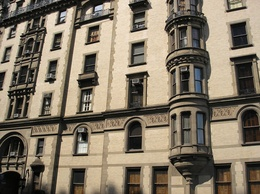
%> input picture a2/building.jpg, 260 x 194 px, shrunk from 1024 x 766 before the run
$ octave q1_c.m   (GNU Octave 9; MATLAB toolbox functions it lacks are replaced by stand-ins)
%> lines starting %> are read from the running program, lines starting %| are printed output that depends on the picture
### a2/NMS.m
function  [rows, cols] = NMS(img, radius, threshold)

% q1 b: non_maximal supression
% Build a circular domain with radius
length = radius*2+1;
[x,y] = meshgrid(1:length,1:length);
center = [mean(x(:)) mean(y(:))];
distance = sqrt(((x-center(1)).^2+(y-center(2)).^2));
domain = double(distance <= radius);

% apply non_maximal supression and threshold to reliability ratios. plot
% out the remaining interest points
order = sum(domain(:));
imgfilt = ordfilt2(img, order, domain);
[rows, cols]  = find((double(imgfilt == img) & double(img > threshold)));

### a2/q1_c.m
%q1_c: detect scale invariant interest points
image = imread('building.jpg');
%> image is the input picture: size 194x260x3 uint8; mean R, G, B 130.4, 119.3, 101.7
q1c = figure; imagesc(image); truesize(q1c);
img = mean(double(image), 3);
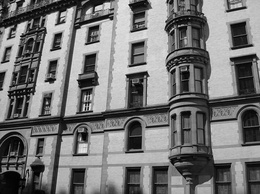
%> img: size 194x260 double; min 0, max 239.7, mean 117.1

% perform base-level smoothing to supress noise
clear responseLoG;
k = 1.1;
sigma = 2.0;
s = k.^(1:30).*(sigma^2);
responseLoG = zeros(size(img,1),size(img,2),size(s, 2));

% Filter over a set of scales
for si = 1:size(s, 2)
    sL = floor(s(si));
    hs= floor(sL*3);
    HL = fspecial('log',[hs hs],sL);
    imgFiltL = conv2(img, HL, 'same');
    %Compute the LoG
    responseLoG(:,:,si)  = abs((sL^2)*imgFiltL);
end
%> this loop made 30 passes
%> pass 1, `imgFiltL = conv2(img, HL, 'same');`:
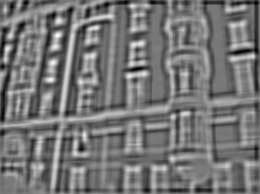
%> imgFiltL: size 194x260 double; min -3.51, max 3.93, mean -0.0763; drawn with min black and max white
%> pass 3, `imgFiltL = conv2(img, HL, 'same');`:
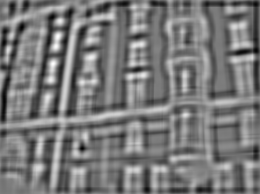
%> imgFiltL: size 194x260 double; min -2.4, max 2.51, mean -0.062; drawn with min black and max white

% get max value at each pixel, and its scale
[Mlog, Ilog] = max(responseLoG, [], 3);
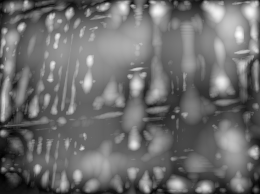
%> Mlog: size 194x260 double; min 4.74, max 68.72, mean 32.4; drawn with min black and max white
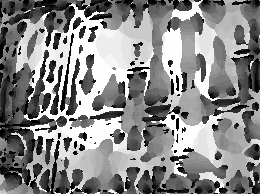
%> Ilog: size 194x260 double; min 1, max 30, mean 16.6; drawn with min black and max white

% do non_maximal supression
radius = 10;
threshold = 50;
[rows, cols]  = NMS(Mlog, radius, threshold);
%> in NMS, `imgfilt = ordfilt2(img, order, domain);`:
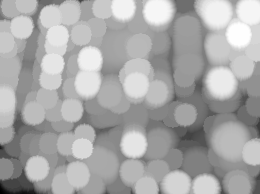
%> imgfilt: size 194x260 double; min 9.84, max 68.72, mean 48.9; drawn with min black and max white
%> in NMS, `[rows, cols]  = find((double(imgfilt == img) & double(img > threshold)..`: rows = 50 values from 3 to 188; cols = 50 values from 3 to 257
%> rows = 50 values, max 188 at index 35, min 3 at index 7, mean 82.26; cols = 50 values from 3 to 257

% plot the founded interest
for i = 1:size(rows, 1)
    % Draw a circle
    sc = s(Ilog(rows(i), cols(i)));
    xc = sc*sin(0:0.1:2*pi)+cols(i);
    yc = sc*cos(0:0.1:2*pi)+rows(i);
    hold on;
    plot(xc,yc,'r');
    drawnow;
end
%> this loop made 50 passes
%> sc on passes 1 to 12: 4.4, 6.44, 5.32, 5.32, 4.4, 5.32, 4.4, 7.09, 7.09, 6.44, 6.44, 4.4
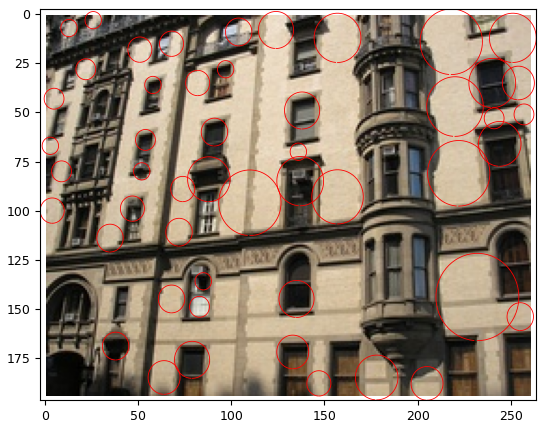
%> figure redrawn from the program's plot data

$ run again, with a2/findBook.JPG copied over a2/building.jpg
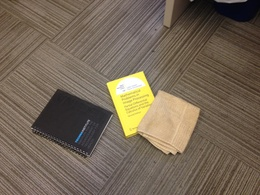
%> input picture a2/findBook.JPG, 260 x 195 px, shrunk from 1632 x 1224 before the run
%> image is the input picture: size 195x260x3 uint8; mean R, G, B 116.4, 102.6, 86
%> `[Mlog, Ilog] = max(responseLoG, [], 3);`:
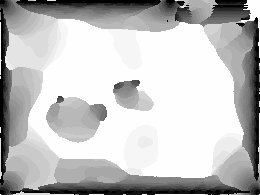
%> Ilog: size 195x260 double; min 1, max 30, mean 22.9; drawn with min black and max white
%> in NMS, `imgfilt = ordfilt2(img, order, domain);`:
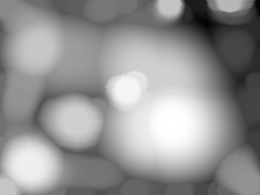
%> imgfilt: size 195x260 double; min 6.8, max 41.64, mean 27; drawn with min black and max white
%> in NMS, `[rows, cols]  = find((double(imgfilt == img) & double(img > threshold)..`: rows = []
